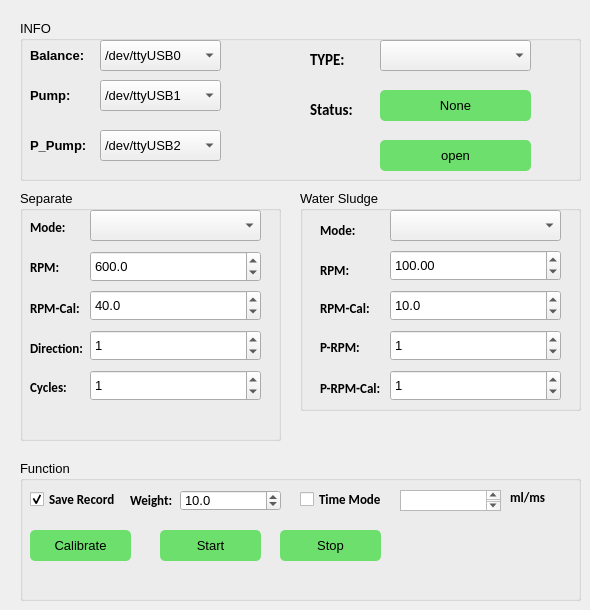
    <widget class="QWidget" name="Dispensing">
     <attribute name="title">
      <string>Dispensing</string>
     </attribute>
     <widget class="QGroupBox" name="groupBox">
      <property name="geometry">
       <rect>
        <x>20</x>
        <y>20</y>
        <width>561</width>
        <height>161</height>
       </rect>
      </property>
      <property name="font">
       <font>
        <pointsize>10</pointsize>
       </font>
      </property>
      <property name="title">
       <string>INFO</string>
      </property>
      <widget class="QLabel" name="comlabel">
       <property name="geometry">
        <rect>
         <x>10</x>
         <y>20</y>
         <width>61</width>
         <height>31</height>
        </rect>
       </property>
       <property name="font">
        <font>
         <pointsize>10</pointsize>
         <weight>75</weight>
         <bold>true</bold>
        </font>
       </property>
       <property name="text">
        <string>Balance:</string>
       </property>
      </widget>
      <widget class="QComboBox" name="BalancePorts">
       <property name="geometry">
        <rect>
         <x>80</x>
         <y>20</y>
         <width>121</width>
         <height>31</height>
        </rect>
       </property>
       <item>
        <property name="text">
         <string>/dev/ttyUSB0</string>
        </property>
       </item>
      </widget>
      <widget class="QLabel" name="label_3">
       <property name="geometry">
        <rect>
         <x>290</x>
         <y>30</y>
         <width>60</width>
         <height>20</height>
        </rect>
       </property>
       <property name="font">
        <font>
         <family>Calibri</family>
         <pointsize>11</pointsize>
         <weight>75</weight>
         <bold>true</bold>
        </font>
       </property>
       <property name="text">
        <string>TYPE:</string>
       </property>
      </widget>
      <widget class="QLabel" name="label_7">
       <property name="geometry">
        <rect>
         <x>290</x>
         <y>80</y>
         <width>60</width>
         <height>20</height>
        </rect>
       </property>
       <property name="font">
        <font>
         <family>Calibri</family>
         <pointsize>11</pointsize>
         <weight>75</weight>
         <bold>true</bold>
        </font>
       </property>
       <property name="text">
        <string>Status:</string>
       </property>
      </widget>
      <widget class="QPushButton" name="firewareButton_3">
       <property name="geometry">
        <rect>
         <x>360</x>
         <y>70</y>
         <width>151</width>
         <height>31</height>
        </rect>
       </property>
       <property name="styleSheet">
        <string notr="true">QPushButton{background:#6DDF6D;border-radius:5px;}</string>
       </property>
       <property name="text">
        <string>None</string>
       </property>
      </widget>
      <widget class="QComboBox" name="RunTYPE">
       <property name="geometry">
        <rect>
         <x>360</x>
         <y>20</y>
         <width>151</width>
         <height>31</height>
        </rect>
       </property>
      </widget>
      <widget class="QLabel" name="comlabel_2">
       <property name="geometry">
        <rect>
         <x>10</x>
         <y>60</y>
         <width>61</width>
         <height>31</height>
        </rect>
       </property>
       <property name="font">
        <font>
         <pointsize>10</pointsize>
         <weight>75</weight>
         <bold>true</bold>
        </font>
       </property>
       <property name="text">
        <string>Pump:</string>
       </property>
      </widget>
      <widget class="QComboBox" name="PumpPort">
       <property name="geometry">
        <rect>
         <x>80</x>
         <y>60</y>
         <width>121</width>
         <height>31</height>
        </rect>
       </property>
       <item>
        <property name="text">
         <string>/dev/ttyUSB1</string>
        </property>
       </item>
      </widget>
      <widget class="QLabel" name="comlabel_3">
       <property name="geometry">
        <rect>
         <x>10</x>
         <y>110</y>
         <width>61</width>
         <height>31</height>
        </rect>
       </property>
       <property name="font">
        <font>
         <pointsize>10</pointsize>
         <weight>75</weight>
         <bold>true</bold>
        </font>
       </property>
       <property name="text">
        <string>P_Pump:</string>
       </property>
      </widget>
      <widget class="QComboBox" name="PPumpPort">
       <property name="geometry">
        <rect>
         <x>80</x>
         <y>110</y>
         <width>121</width>
         <height>31</height>
        </rect>
       </property>
       <property name="currentText">
        <string extracomment="/dev/ttyUSB1">/dev/ttyUSB2</string>
       </property>
       <item>
        <property name="text">
         <string>/dev/ttyUSB2</string>
        </property>
       </item>
      </widget>
      <widget class="QPushButton" name="openComButton_3">
       <property name="enabled">
        <bool>true</bool>
       </property>
       <property name="geometry">
        <rect>
         <x>360</x>
         <y>120</y>
         <width>151</width>
         <height>31</height>
        </rect>
       </property>
       <property name="styleSheet">
        <string notr="true">QPushButton{background:#6DDF6D;border-radius:5px;}QPushButton:hover{background:green;}</string>
       </property>
       <property name="text">
        <string>open</string>
       </property>
      </widget>
     </widget>
     <widget class="QGroupBox" name="Separate">
      <property name="geometry">
       <rect>
        <x>20</x>
        <y>190</y>
        <width>261</width>
        <height>251</height>
       </rect>
      </property>
      <property name="font">
       <font>
        <pointsize>10</pointsize>
       </font>
      </property>
      <property name="title">
       <string>Separate</string>
      </property>
      <widget class="QLabel" name="v1">
       <property name="geometry">
        <rect>
         <x>10</x>
         <y>30</y>
         <width>47</width>
         <height>14</height>
        </rect>
       </property>
       <property name="font">
        <font>
         <family>Calibri</family>
         <pointsize>10</pointsize>
         <weight>75</weight>
         <bold>true</bold>
        </font>
       </property>
       <property name="text">
        <string>Mode: </string>
       </property>
      </widget>
      <widget class="QLabel" name="v3">
       <property name="geometry">
        <rect>
         <x>10</x>
         <y>70</y>
         <width>47</width>
         <height>14</height>
        </rect>
       </property>
       <property name="font">
        <font>
         <family>Calibri</family>
         <pointsize>10</pointsize>
         <weight>75</weight>
         <bold>true</bold>
        </font>
       </property>
       <property name="text">
        <string>RPM:</string>
       </property>
      </widget>
      <widget class="QComboBox" name="SeparateMode">
       <property name="geometry">
        <rect>
         <x>70</x>
         <y>20</y>
         <width>171</width>
         <height>31</height>
        </rect>
       </property>
      </widget>
      <widget class="QLabel" name="v3_2">
       <property name="geometry">
        <rect>
         <x>10</x>
         <y>110</y>
         <width>61</width>
         <height>16</height>
        </rect>
       </property>
       <property name="font">
        <font>
         <family>Calibri</family>
         <pointsize>10</pointsize>
         <weight>75</weight>
         <bold>true</bold>
        </font>
       </property>
       <property name="text">
        <string>RPM-Cal:</string>
       </property>
      </widget>
      <widget class="QLabel" name="v3_3">
       <property name="geometry">
        <rect>
         <x>10</x>
         <y>150</y>
         <width>61</width>
         <height>16</height>
        </rect>
       </property>
       <property name="font">
        <font>
         <family>Calibri</family>
         <pointsize>10</pointsize>
         <weight>75</weight>
         <bold>true</bold>
        </font>
       </property>
       <property name="text">
        <string>Direction:</string>
       </property>
      </widget>
      <widget class="QLabel" name="v3_8">
       <property name="geometry">
        <rect>
         <x>10</x>
         <y>190</y>
         <width>47</width>
         <height>14</height>
        </rect>
       </property>
       <property name="font">
        <font>
         <family>Calibri</family>
         <pointsize>10</pointsize>
         <weight>75</weight>
         <bold>true</bold>
        </font>
       </property>
       <property name="text">
        <string>Cycles:</string>
       </property>
      </widget>
      <widget class="QDoubleSpinBox" name="Separate_RPM">
       <property name="geometry">
        <rect>
         <x>70</x>
         <y>61</y>
         <width>171</width>
         <height>31</height>
        </rect>
       </property>
       <property name="decimals">
        <number>1</number>
       </property>
       <property name="maximum">
        <double>10000.000000000000000</double>
       </property>
       <property name="value">
        <double>600.000000000000000</double>
       </property>
      </widget>
      <widget class="QDoubleSpinBox" name="Separate_RPMCal">
       <property name="geometry">
        <rect>
         <x>70</x>
         <y>100</y>
         <width>171</width>
         <height>31</height>
        </rect>
       </property>
       <property name="decimals">
        <number>1</number>
       </property>
       <property name="value">
        <double>40.000000000000000</double>
       </property>
      </widget>
      <widget class="QSpinBox" name="Separate_Cycles">
       <property name="geometry">
        <rect>
         <x>70</x>
         <y>180</y>
         <width>171</width>
         <height>31</height>
        </rect>
       </property>
       <property name="value">
        <number>1</number>
       </property>
      </widget>
      <widget class="QSpinBox" name="Separate_Direction">
       <property name="geometry">
        <rect>
         <x>70</x>
         <y>140</y>
         <width>171</width>
         <height>31</height>
        </rect>
       </property>
       <property name="value">
        <number>1</number>
       </property>
      </widget>
     </widget>
     <widget class="QGroupBox" name="groupBox_5">
      <property name="geometry">
       <rect>
        <x>20</x>
        <y>460</y>
        <width>561</width>
        <height>141</height>
       </rect>
      </property>
      <property name="font">
       <font>
        <pointsize>10</pointsize>
       </font>
      </property>
      <property name="title">
       <string>Function</string>
      </property>
      <widget class="QPushButton" name="measurement">
       <property name="geometry">
        <rect>
         <x>10</x>
         <y>70</y>
         <width>101</width>
         <height>31</height>
        </rect>
       </property>
       <property name="styleSheet">
        <string notr="true">QPushButton{background:#6DDF6D;border-radius:5px;}QPushButton:hover{background:green;}</string>
       </property>
       <property name="text">
        <string>Calibrate</string>
       </property>
      </widget>
      <widget class="QCheckBox" name="saveRecord">
       <property name="enabled">
        <bool>true</bool>
       </property>
       <property name="geometry">
        <rect>
         <x>10</x>
         <y>30</y>
         <width>131</width>
         <height>18</height>
        </rect>
       </property>
       <property name="font">
        <font>
         <family>Calibri</family>
         <pointsize>10</pointsize>
         <weight>75</weight>
         <bold>true</bold>
        </font>
       </property>
       <property name="text">
        <string>Save Record</string>
       </property>
       <property name="checked">
        <bool>true</bool>
       </property>
      </widget>
      <widget class="QCheckBox" name="checkBox_2">
       <property name="geometry">
        <rect>
         <x>280</x>
         <y>30</y>
         <width>91</width>
         <height>18</height>
        </rect>
       </property>
       <property name="font">
        <font>
         <family>Calibri</family>
         <pointsize>10</pointsize>
         <weight>75</weight>
         <bold>true</bold>
        </font>
       </property>
       <property name="text">
        <string>Time Mode</string>
       </property>
      </widget>
      <widget class="QTextEdit" name="motor_speed_10">
       <property name="geometry">
        <rect>
         <x>380</x>
         <y>30</y>
         <width>101</width>
         <height>21</height>
        </rect>
       </property>
       <property name="html">
        <string>&lt;!DOCTYPE HTML PUBLIC &quot;-//W3C//DTD HTML 4.0//EN&quot; &quot;http://www.w3.org/TR/REC-html40/strict.dtd&quot;&gt;
&lt;html&gt;&lt;head&gt;&lt;meta name=&quot;qrichtext&quot; content=&quot;1&quot; /&gt;&lt;style type=&quot;text/css&quot;&gt;
p, li { white-space: pre-wrap; }
&lt;/style&gt;&lt;/head&gt;&lt;body style=&quot; font-family:'MS Shell Dlg 2'; font-size:10pt; font-weight:400; font-style:normal;&quot;&gt;
&lt;p style=&quot; margin-top:0px; margin-bottom:0px; margin-left:0px; margin-right:0px; -qt-block-indent:0; text-indent:0px;&quot;&gt;&lt;span style=&quot; font-size:8.25pt;&quot;&gt; &lt;/span&gt;&lt;/p&gt;&lt;/body&gt;&lt;/html&gt;</string>
       </property>
       <property name="placeholderText">
        <string>1</string>
       </property>
      </widget>
      <widget class="QLabel" name="v3_9">
       <property name="geometry">
        <rect>
         <x>490</x>
         <y>30</y>
         <width>47</width>
         <height>14</height>
        </rect>
       </property>
       <property name="font">
        <font>
         <family>Calibri</family>
         <pointsize>10</pointsize>
         <weight>75</weight>
         <bold>true</bold>
        </font>
       </property>
       <property name="text">
        <string>ml/ms</string>
       </property>
      </widget>
      <widget class="QPushButton" name="dispense_start">
       <property name="geometry">
        <rect>
         <x>140</x>
         <y>70</y>
         <width>101</width>
         <height>31</height>
        </rect>
       </property>
       <property name="styleSheet">
        <string notr="true">QPushButton{background:#6DDF6D;border-radius:5px;}QPushButton:hover{background:green;}</string>
       </property>
       <property name="text">
        <string>Start</string>
       </property>
      </widget>
      <widget class="QPushButton" name="StopPump">
       <property name="geometry">
        <rect>
         <x>260</x>
         <y>70</y>
         <width>101</width>
         <height>31</height>
        </rect>
       </property>
       <property name="styleSheet">
        <string notr="true">QPushButton{background:#6DDF6D;border-radius:5px;}QPushButton:hover{background:green;}</string>
       </property>
       <property name="text">
        <string>Stop</string>
       </property>
      </widget>
      <widget class="QLabel" name="v3_10">
       <property name="geometry">
        <rect>
         <x>110</x>
         <y>30</y>
         <width>47</width>
         <height>21</height>
        </rect>
       </property>
       <property name="font">
        <font>
         <family>Calibri</family>
         <pointsize>10</pointsize>
         <weight>75</weight>
         <bold>true</bold>
        </font>
       </property>
       <property name="text">
        <string>Weight:</string>
       </property>
      </widget>
      <widget class="QDoubleSpinBox" name="Weight">
       <property name="geometry">
        <rect>
         <x>160</x>
         <y>30</y>
         <width>101</width>
         <height>21</height>
        </rect>
       </property>
       <property name="decimals">
        <number>1</number>
       </property>
       <property name="maximum">
        <double>1000.000000000000000</double>
       </property>
       <property name="value">
        <double>10.000000000000000</double>
       </property>
      </widget>
     </widget>
     <widget class="QGroupBox" name="WaterSluge">
      <property name="geometry">
       <rect>
        <x>300</x>
        <y>190</y>
        <width>281</width>
        <height>221</height>
       </rect>
      </property>
      <property name="font">
       <font>
        <pointsize>10</pointsize>
       </font>
      </property>
      <property name="title">
       <string>Water Sludge</string>
      </property>
      <widget class="QLabel" name="label_4">
       <property name="geometry">
        <rect>
         <x>20</x>
         <y>30</y>
         <width>60</width>
         <height>20</height>
        </rect>
       </property>
       <property name="font">
        <font>
         <family>Calibri</family>
         <pointsize>10</pointsize>
         <weight>75</weight>
         <bold>true</bold>
        </font>
       </property>
       <property name="text">
        <string>Mode:</string>
       </property>
      </widget>
      <widget class="QLabel" name="label_5">
       <property name="geometry">
        <rect>
         <x>20</x>
         <y>70</y>
         <width>41</width>
         <height>20</height>
        </rect>
       </property>
       <property name="font">
        <font>
         <family>Calibri</family>
         <pointsize>10</pointsize>
         <weight>75</weight>
         <bold>true</bold>
        </font>
       </property>
       <property name="text">
        <string>RPM:</string>
       </property>
      </widget>
      <widget class="QComboBox" name="WaterSlugeMode">
       <property name="geometry">
        <rect>
         <x>90</x>
         <y>20</y>
         <width>171</width>
         <height>31</height>
        </rect>
       </property>
      </widget>
      <widget class="QLabel" name="v3_4">
       <property name="geometry">
        <rect>
         <x>20</x>
         <y>110</y>
         <width>51</width>
         <height>16</height>
        </rect>
       </property>
       <property name="font">
        <font>
         <family>Calibri</family>
         <pointsize>10</pointsize>
         <weight>75</weight>
         <bold>true</bold>
        </font>
       </property>
       <property name="text">
        <string>RPM-Cal:</string>
       </property>
      </widget>
      <widget class="QLabel" name="v3_5">
       <property name="geometry">
        <rect>
         <x>20</x>
         <y>150</y>
         <width>47</width>
         <height>14</height>
        </rect>
       </property>
       <property name="font">
        <font>
         <family>Calibri</family>
         <pointsize>10</pointsize>
         <weight>75</weight>
         <bold>true</bold>
        </font>
       </property>
       <property name="text">
        <string>P-RPM:</string>
       </property>
      </widget>
      <widget class="QLabel" name="v3_7">
       <property name="geometry">
        <rect>
         <x>20</x>
         <y>190</y>
         <width>61</width>
         <height>16</height>
        </rect>
       </property>
       <property name="font">
        <font>
         <family>Calibri</family>
         <pointsize>10</pointsize>
         <weight>75</weight>
         <bold>true</bold>
        </font>
       </property>
       <property name="text">
        <string>P-RPM-Cal:</string>
       </property>
      </widget>
      <widget class="QDoubleSpinBox" name="WaterSluge_RPM">
       <property name="geometry">
        <rect>
         <x>90</x>
         <y>60</y>
         <width>171</width>
         <height>31</height>
        </rect>
       </property>
       <property name="maximum">
        <double>10000.000000000000000</double>
       </property>
       <property name="value">
        <double>100.000000000000000</double>
       </property>
      </widget>
      <widget class="QDoubleSpinBox" name="WaterSluge_RPMCal">
       <property name="geometry">
        <rect>
         <x>90</x>
         <y>100</y>
         <width>171</width>
         <height>31</height>
        </rect>
       </property>
       <property name="decimals">
        <number>1</number>
       </property>
       <property name="value">
        <double>10.000000000000000</double>
       </property>
      </widget>
      <widget class="QSpinBox" name="WaterSluge_PRPM">
       <property name="geometry">
        <rect>
         <x>90</x>
         <y>140</y>
         <width>171</width>
         <height>31</height>
        </rect>
       </property>
       <property name="value">
        <number>1</number>
       </property>
      </widget>
      <widget class="QSpinBox" name="WaterSluge_PRPMCal">
       <property name="geometry">
        <rect>
         <x>90</x>
         <y>180</y>
         <width>171</width>
         <height>31</height>
        </rect>
       </property>
       <property name="value">
        <number>1</number>
       </property>
      </widget>
     </widget>
    </widget>
